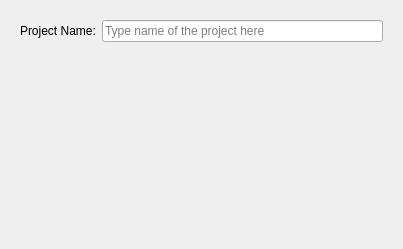
<?xml version="1.0" encoding="UTF-8"?>
<ui version="4.0">
    <class>wizard_start_page</class>
    <widget class="QWizardPage" name="wizard_start_page">
        <property name="windowModality">
            <enum>Qt::NonModal</enum>
        </property>
        <property name="geometry">
            <rect>
                <x>0</x>
                <y>0</y>
                <width>403</width>
                <height>249</height>
            </rect>
        </property>
        <property name="windowTitle">
            <string>Item Options Wizard</string>
        </property>
        <property name="title">
            <string>Start a Crafting Project</string>
        </property>
        <property name="subTitle">
            <string>Start a new crafting project with the name of your choice</string>
        </property>
        <attribute name="pageId">
            <string notr="true">0</string>
        </attribute>
        <layout class="QVBoxLayout" name="verticalLayout">
            <item>
                <widget class="QWidget" name="wizard_start_page_container" native="true">
                    <property name="sizePolicy">
                        <sizepolicy hsizetype="MinimumExpanding" vsizetype="Maximum">
                            <horstretch>0</horstretch>
                            <verstretch>0</verstretch>
                        </sizepolicy>
                    </property>
                    <layout class="QVBoxLayout" name="verticalLayout_2">
                        <item>
                            <widget class="QWidget" name="wizard_start_project_name" native="true">
                                <property name="sizePolicy">
                                    <sizepolicy hsizetype="Preferred" vsizetype="Maximum">
                                        <horstretch>0</horstretch>
                                        <verstretch>0</verstretch>
                                    </sizepolicy>
                                </property>
                                <layout class="QHBoxLayout" name="horizontalLayout">
                                    <property name="spacing">
                                        <number>6</number>
                                    </property>
                                    <property name="leftMargin">
                                        <number>0</number>
                                    </property>
                                    <property name="topMargin">
                                        <number>0</number>
                                    </property>
                                    <property name="rightMargin">
                                        <number>0</number>
                                    </property>
                                    <property name="bottomMargin">
                                        <number>0</number>
                                    </property>
                                    <item>
                                        <widget class="QLabel" name="project_name_label">
                                            <property name="text">
                                                <string>Project Name:</string>
                                            </property>
                                            <property name="buddy">
                                                <cstring>project_name_input</cstring>
                                            </property>
                                        </widget>
                                    </item>
                                    <item>
                                        <widget class="QLineEdit" name="project_name_input">
                                            <property name="sizePolicy">
                                                <sizepolicy hsizetype="MinimumExpanding" vsizetype="Fixed">
                                                    <horstretch>0</horstretch>
                                                    <verstretch>0</verstretch>
                                                </sizepolicy>
                                            </property>
                                            <property name="frame">
                                                <bool>true</bool>
                                            </property>
                                            <property name="placeholderText">
                                                <string>Type name of the project here</string>
                                            </property>
                                        </widget>
                                    </item>
                                </layout>
                            </widget>
                        </item>
                    </layout>
                </widget>
            </item>
            <item>
                <widget class="QWidget" name="widget" native="true"/>
            </item>
        </layout>
    </widget>
    <resources/>
    <connections/>
</ui>
